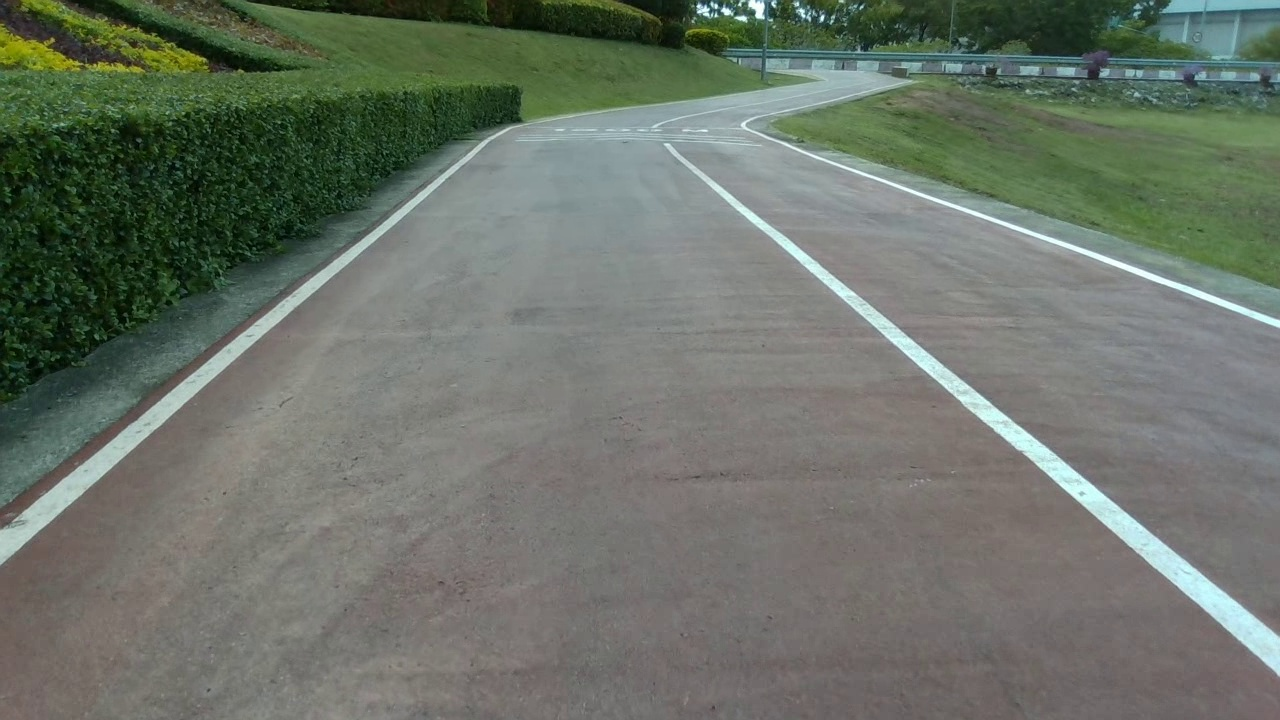
#> input picture ws_jetson/pkg_imagproc/pkg_imagproc/source/out.jpg, 1280 x 720 px
$ python test_lane_detector.py   (older library calls are emulated)
#> lines starting #> are read from the running program, lines starting #| are printed output that depends on the picture; after the words box and inside, x2 and y2 are one past the last pixel; in counts of white or black regions, pixels touching at a corner belong together
### ws_jetson/pkg_imagproc/pkg_imagproc/lane_detector_temp.py
import cv2
import numpy as np
import matplotlib.pyplot as plt

# ================================
# 1. Threshold + Preprocess
# ================================
def preprocess_frame(frame_bgr, min_area=500):
    """แปลงภาพ BGR -> Binary Combined"""
    img_rgb = cv2.cvtColor(frame_bgr, cv2.COLOR_BGR2RGB)
    frame = cv2.GaussianBlur(img_rgb, (5, 5), 0)
    frame = cv2.medianBlur(frame, 5)

    # แปลงภาพเป็น LAB (จาก frame ที่อ่านมาจากวิดีโอ)
    lab = cv2.cvtColor(frame, cv2.COLOR_BGR2LAB)
    L = lab[:, :, 0]
    A = lab[:, :, 1]
    B = lab[:, :, 2]

    # สร้าง mask สีเขียว (A ต่ำ, B สูง)
    green_mask = np.zeros_like(A, dtype=np.uint8)
    green_mask[(A < 120) & (B > 130)] = 1

    # สร้าง mask สีแดง (A สูง, B ต่ำ~กลาง)
    red_mask = np.zeros_like(A, dtype=np.uint8)
    red_mask[(A > 140) & (B < 140)] = 1

    # เอาสีเขียวออก เหลือเฉพาะพื้นที่สีแดง
    lab_no_green = lab.copy()
    lab_no_green[green_mask == 1] = 0

    # แปลงกลับเป็น RGB เพื่อทำ gradient
    img_rgb_no_green = cv2.cvtColor(lab_no_green, cv2.COLOR_LAB2RGB)
    gray = cv2.cvtColor(img_rgb_no_green, cv2.COLOR_RGB2GRAY)

    # Sobel x, y
    abs_sobel_x = np.absolute(cv2.Sobel(gray, cv2.CV_64F, 1, 0, ksize=3))
    abs_sobel_y = np.absolute(cv2.Sobel(gray, cv2.CV_64F, 0, 1, ksize=3))
    gradx = np.zeros_like(gray, dtype=np.uint8)
    grady = np.zeros_like(gray, dtype=np.uint8)
    gradx[(abs_sobel_x >= 50) & (abs_sobel_x <= 100)] = 1
    grady[(abs_sobel_y >= 50) & (abs_sobel_y <= 100)] = 1

    # Magnitude
    mag = np.sqrt(abs_sobel_x**2 + abs_sobel_y**2)
    mag = (mag / (np.max(mag)/255.0 + 1e-6)).astype(np.uint8)
    mag_binary = np.zeros_like(mag)
    mag_binary[(mag >= 30) & (mag <= 100)] = 1


    # Direction
    dir_binary = np.zeros_like(gray)
    absgraddir = np.arctan2(abs_sobel_y, abs_sobel_x + 1e-9)
    dir_binary[(absgraddir >= 0.7) & (absgraddir <= 1.3)] = 1


    # White pixel (เน้นเส้นสีขาว)
    white_binary = np.zeros_like(gray, dtype=np.uint8)
    white_binary[gray > 180] = 1

    # Combined
    combined = np.zeros_like(gray, dtype=np.uint8)
    combined[((gradx == 1) & (grady == 1)) |
             ((mag_binary == 1) & (dir_binary == 1)) |
             (white_binary == 1)] = 1

    # ทำ coutour เอาพื้นที่ที่ pixel น้อยๆในรูป ออก
    contours, _ = cv2.findContours(combined, cv2.RETR_EXTERNAL, cv2.CHAIN_APPROX_SIMPLE)
    for cnt in contours:
        if cv2.contourArea(cnt) < 100:  # กำหนดขนาดพื้นที่ขั้นต่ำ
            cv2.drawContours(combined, [cnt], 0, 0, -1)

    return combined


# ================================
# 2. Perspective Transform
# ================================
def perspective_transform(binary, frame_size):
    """ทำ Perspective Transform"""
    h, w = frame_size

    ROI_BASE = np.float32([[0, 500],[1232, 500],[768, 180],[410, 180]])
    sx, sy = w/1280.0, h/720.0
    roi_points = np.float32([[p[0]*sx, p[1]*sy] for p in ROI_BASE])

    dst = np.float32([
        [w*0.25, h*1.0],
        [w*0.75, h*1.0],
        [w*0.75, h*0.0],
        [w*0.25, h*0.0]
    ])

    M = cv2.getPerspectiveTransform(roi_points, dst)
    Minv = cv2.getPerspectiveTransform(dst, roi_points)

    warped = cv2.warpPerspective(binary, M, (w, h))

    return warped, M, Minv


# ================================
# 3. Lane Finding
# ================================
def find_lane_lines(binary_warped, nwindows=9, margin=100, minpix=50):
    histogram = np.sum(binary_warped[binary_warped.shape[0]//2:, :], axis=0)
    midpoint = histogram.shape[0] // 2
    leftx_base = int(np.argmax(histogram[:midpoint]))
    rightx_base = int(np.argmax(histogram[midpoint:]) + midpoint)
    window_height = binary_warped.shape[0] // nwindows

    nonzero = binary_warped.nonzero()
    nonzeroy, nonzerox = np.array(nonzero[0]), np.array(nonzero[1])

    leftx_current, rightx_current = leftx_base, rightx_base
    left_lane_inds, right_lane_inds = [], []

    for window in range(nwindows):
        win_y_low  = binary_warped.shape[0] - (window+1)*window_height
        win_y_high = binary_warped.shape[0] - window*window_height

        # Left
        win_xleft_low, win_xleft_high = leftx_current-margin, leftx_current+margin
        good_left_inds = ((nonzeroy >= win_y_low) & (nonzeroy < win_y_high) &
                          (nonzerox >= win_xleft_low) & (nonzerox < win_xleft_high)).nonzero()[0]
        left_lane_inds.append(good_left_inds)
        if len(good_left_inds) > minpix:
            leftx_current = int(np.mean(nonzerox[good_left_inds]))

        # Right
        win_xright_low, win_xright_high = rightx_current-margin, rightx_current+margin
        good_right_inds = ((nonzeroy >= win_y_low) & (nonzeroy < win_y_high) &
                           (nonzerox >= win_xright_low) & (nonzerox < win_xright_high)).nonzero()[0]
        right_lane_inds.append(good_right_inds)
        if len(good_right_inds) > minpix:
            rightx_current = int(np.mean(nonzerox[good_right_inds]))

    left_lane_inds  = np.concatenate(left_lane_inds)
    right_lane_inds = np.concatenate(right_lane_inds)

    leftx, lefty   = nonzerox[left_lane_inds], nonzeroy[left_lane_inds]
    rightx, righty = nonzerox[right_lane_inds], nonzeroy[right_lane_inds]

    return leftx, lefty, rightx, righty


# ================================
# 4. Fit Lines & Compute Params
# ================================
def compute_lane_params(binary_warped):
    leftx, lefty, rightx, righty = find_lane_lines(binary_warped)

    H, W = binary_warped.shape[:2]
    results = {"theta": np.nan, "b": np.nan, "detected": False}

    if len(leftx) >= 50 and len(rightx) >= 50:
        m_left,  b_left  = np.polyfit(lefty,  leftx,  1)
        m_right, b_right = np.polyfit(righty, rightx, 1)

        m_center = (m_left + m_right) / 2.0
        b_center = (b_left + b_right) / 2.0

        theta = np.degrees(np.arctan(m_center))

        b_centered = b_center - (W // 2)

        results = {"theta": theta, "b": b_centered, "detected": True}

    elif len(leftx) >= 50:
        m_left, b_left = np.polyfit(lefty, leftx, 1)
        theta = np.degrees(np.arctan(m_left))
        b_centered = b_left - (W // 2)
        results = {"theta": theta, "b": b_centered, "detected": True}

    elif len(rightx) >= 50:
        m_right, b_right = np.polyfit(righty, rightx, 1)
        theta = np.degrees(np.arctan(m_right))
        b_centered = b_right - (W // 2)
        results = {"theta": theta, "b": b_centered, "detected": True}

    else :
        results = {"theta": np.nan, "b": np.nan, "detected": False}

    return results


# ================================
# 5. Full Pipeline
# ================================
def process_frame(frame_bgr):
    """อินพุต: frame BGR → เอาท์พุต: (theta, b, detected)"""
    binary = preprocess_frame(frame_bgr)
    warped, M, Minv = perspective_transform(binary, frame_bgr.shape[:2])
    params = compute_lane_params(warped)
    # plot_lane_lines(frame_bgr, warped, Minv,
    #             params["theta"], params["b"], params["detected"])

    return params["theta"], params["b"], params["detected"]


# [55 lines left out: function plot_lane_lines, not called in this run]

### ws_jetson/pkg_imagproc/pkg_imagproc/source/test_lane_detector.py
import cv2
from lane_detector_temp import process_frame

frame = cv2.imread("out.jpg")
#> frame is the input picture: shape (720, 1280, 3); mean B, G, R 104.1, 114.9, 107.3
theta, b, detected = process_frame(frame)
#> in preprocess_frame, `lab = cv2.cvtColor(frame, cv2.COLOR_BGR2LAB)`: lab: shape (720, 1280, 3); mean of channels 0, 1, 2 119.9, 122.4, 131.1
#> in preprocess_frame, `B = lab[:, :, 2]`:
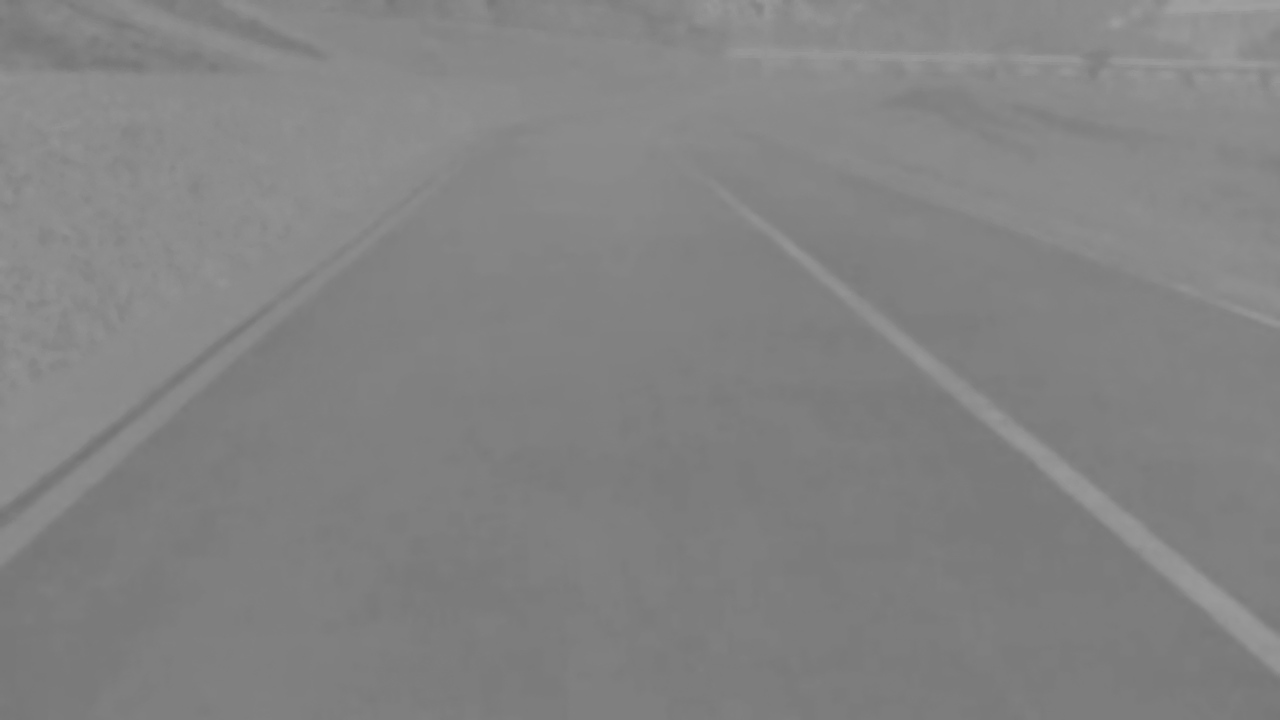
#> B: shape (720, 1280); min 115, max 161, mean 131.1
#> in preprocess_frame, `lab_no_green[green_mask == 1] = 0`: lab_no_green: shape (720, 1280, 3); mean of channels 0, 1, 2 99.5, 94.9, 96.6
#> in preprocess_frame, `absgraddir = np.arctan2(abs_sobel_y, abs_sobel_x + 1e-9)`:
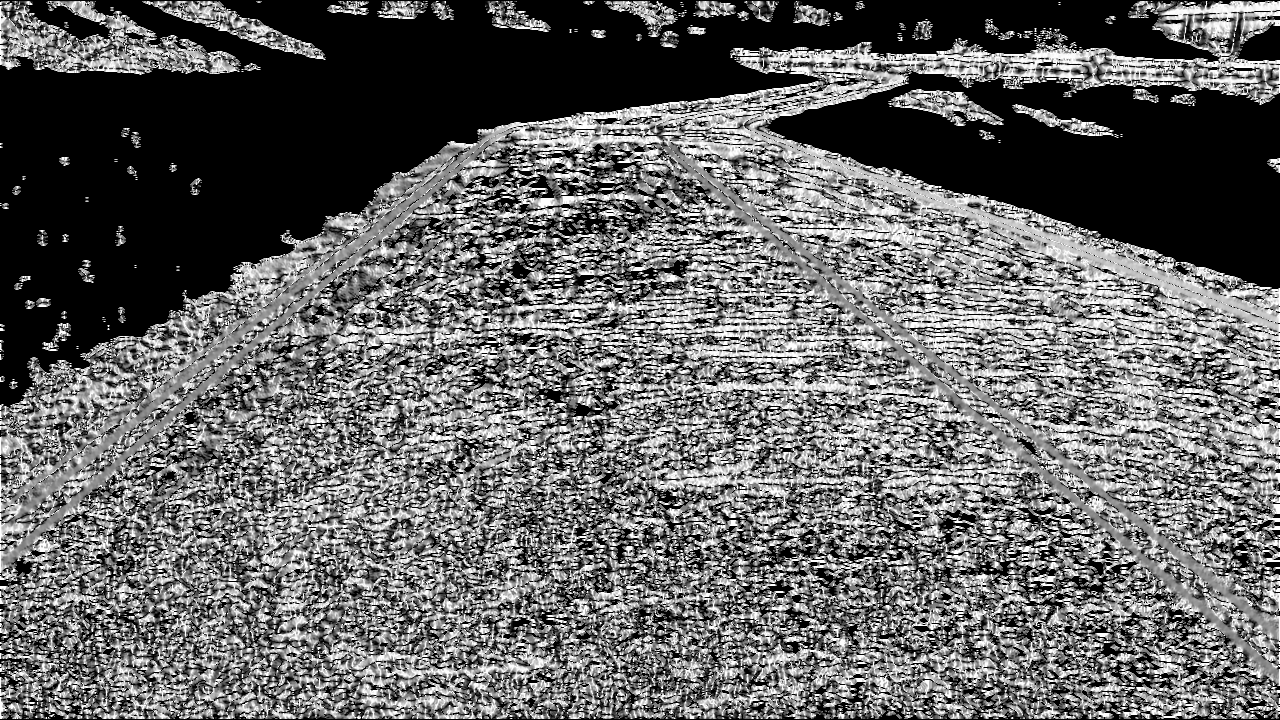
#> absgraddir: shape (720, 1280) float64; min 0, max 1.57, mean 0.623; drawn with min black and max white
#> in process_frame, `binary = preprocess_frame(frame_bgr)`:
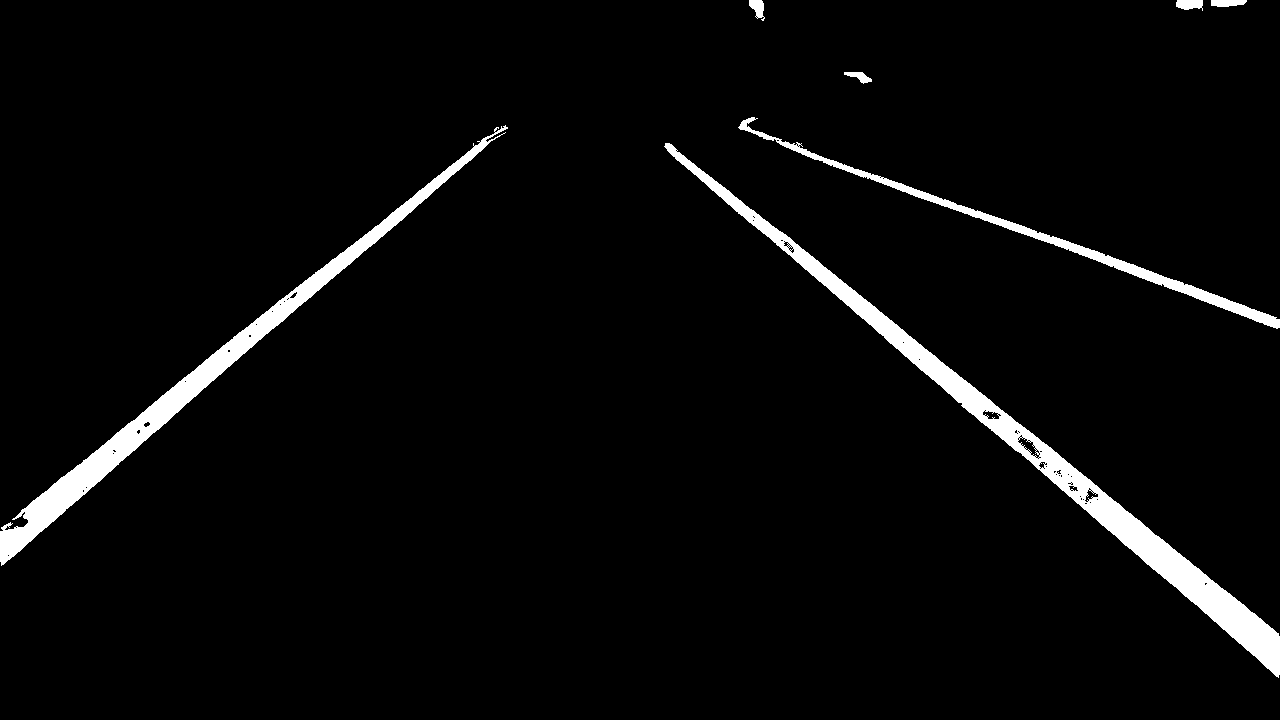
#> binary: shape (720, 1280); values 0 (black) and 1 (white), 3.6% white; 7 white regions, largest, box (x1, y1, x2, y2) and area: (664, 143, 1280, 678) 16387, (0, 125, 508, 566) 11921, (738, 117, 1280, 329) 4508
#> in perspective_transform, `warped = cv2.warpPerspective(binary, M, (w, h))`:
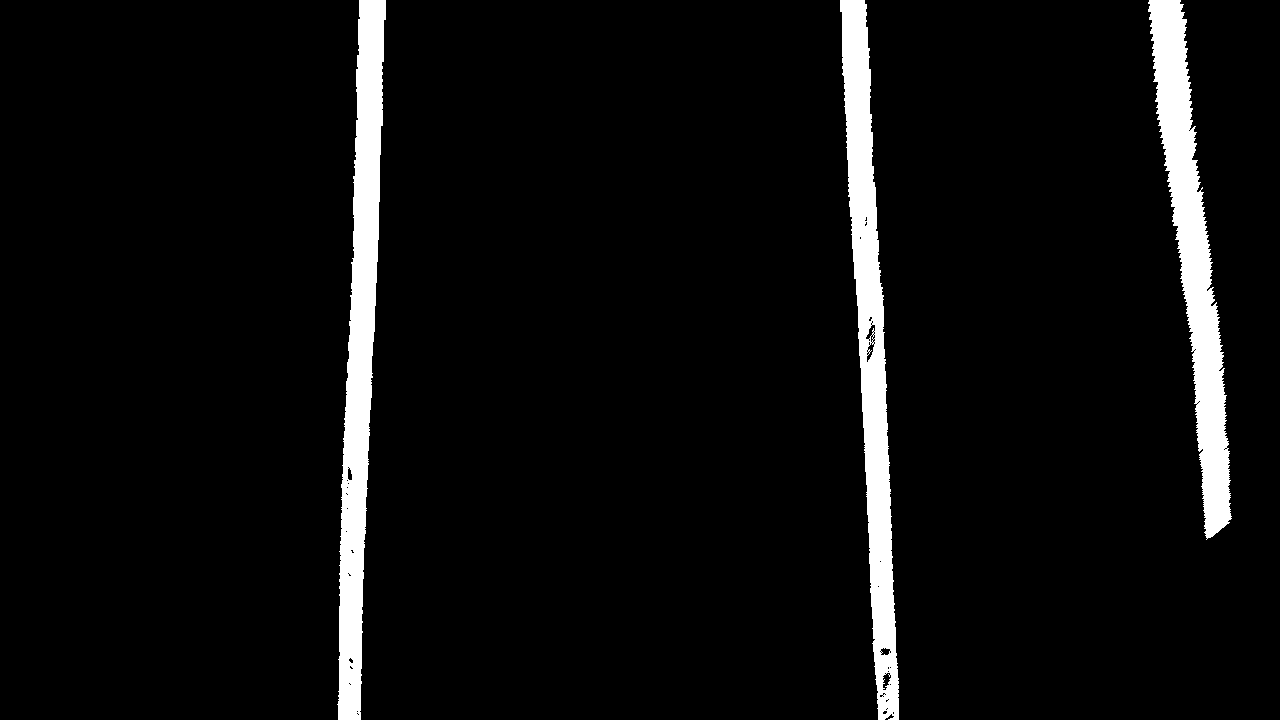
#> warped: shape (720, 1280); values 0 (black) and 1 (white), 5.6% white; 3 white regions, box (x1, y1, x2, y2) and area: (337, 0, 386, 720) 17803, (840, 0, 899, 720) 17376, (1148, 0, 1232, 540) 16214
#> in process_frame, `warped, M, Minv = perspective_transform(binary, frame_bgr.shape[:2])`: M = [[-4.79, -12.68, 3388.3], [0, -20.74, 3734], [0, -0.0204, 1]]; Minv = [[0.559, -0.569, 231], [1.18e-16, -0.0482, 180], [1.97e-19, -0.000985, 1]]
#> in find_lane_lines, `histogram = np.sum(binary_warped[binary_warped.shape[0]//2:, :], axis=0)`: histogram = 1280 values, max 360 at index 354, min 0 at index 0, mean 16.93
#> in find_lane_lines, `leftx_base = int(np.argmax(histogram[:midpoint]))`: leftx_base = 354
#> in find_lane_lines, `rightx_base = int(np.argmax(histogram[midpoint:]) + midpoint)`: rightx_base = 879
#> in find_lane_lines, `nonzero = binary_warped.nonzero()`: nonzero = 51393 positions, rows 0 to 719, columns 337 to 1231
#> in find_lane_lines, `leftx_current, rightx_current = leftx_base, rightx_base`: leftx_current = 354; rightx_current = 879
#> the loop in find_lane_lines, `for window in range(nwindows):` made 9 passes
#> (win_xleft_low, win_xleft_high, leftx_current, win_xright_low, win_xright_high, rightx_current) on passes 1 to 9: (254, 454, 349, 779, 979, 886), (249, 449, 350, 786, 986, 882), (250, 450, 352, 782, 982, 879), (252, 452, 356, 779, 979, 875), (256, 456, 359, 775, 975, 872), (259, 459, 363, 772, 972, 867), (263, 463, 366, 767, 967, 862), (266, 466, 368, 762, 962, 858), (268, 468, 370, 758, 958, 854)
#> after the loop in find_lane_lines, `for window in range(nwindows):`: left_lane_inds = 9 items
#> in find_lane_lines, `left_lane_inds  = np.concatenate(left_lane_inds)`: left_lane_inds = 17803 values, max 51374 at index 1790, min 0 at index 15707, mean 27958.3
#> in find_lane_lines, `right_lane_inds = np.concatenate(right_lane_inds)`: right_lane_inds = 17376 values, max 51392 at index 1592, min 27 at index 15277, mean 27564.3
#> in find_lane_lines, `leftx, lefty   = nonzerox[left_lane_inds], nonzeroy[left_lane_inds]`: leftx = 17803 values, max 385 at index 15733, min 337 at index 1426, mean 360.1; lefty = 17803 values, max 719 at index 1768, min 0 at index 15707, mean 350.3
#> in find_lane_lines, `rightx, righty = nonzerox[right_lane_inds], nonzeroy[right_lane_inds]`: rightx = 17376 values, max 898 at index 799, min 840 at index 15277, mean 870.1; righty = 17376 values, max 719 at index 1575, min 0 at index 15277, mean 344.5
#> in compute_lane_params, `m_left,  b_left  = np.polyfit(lefty,  leftx,  1)`: m_left = -0.0358; b_left = 372.6
#> in compute_lane_params, `m_right, b_right = np.polyfit(righty, rightx, 1)`: m_right = 0.0505; b_right = 852.7
#> in compute_lane_params, `m_center = (m_left + m_right) / 2.0`: m_center = 0.00739
#> in compute_lane_params, `b_center = (b_left + b_right) / 2.0`: b_center = 612.7
#> in compute_lane_params, `theta = np.degrees(np.arctan(m_center))`: theta = 0.423
#> in compute_lane_params, `b_centered = b_center - (W // 2)`: b_centered = -27.34
#> in compute_lane_params, `results = {"theta": theta, "b": b_centered, "detected": True}`: results = {'theta': 0.423, 'b': -27.34, 'detected': True}
#> theta = 0.423; b = -27.34; detected = True

cv2.waitKey(0)
cv2.destroyAllWindows()
